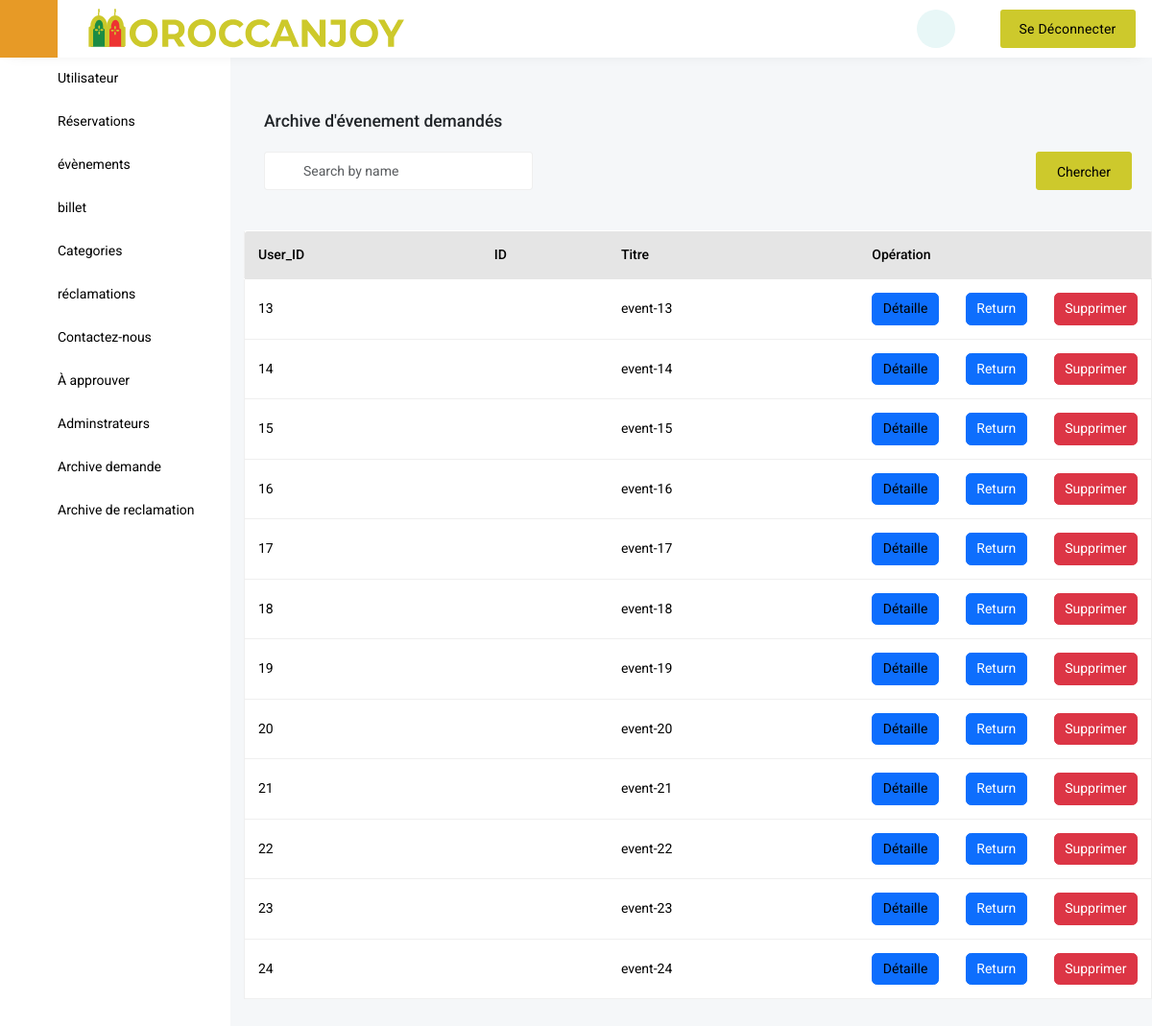
Before: /Archive.php (signed in) with the older database file.
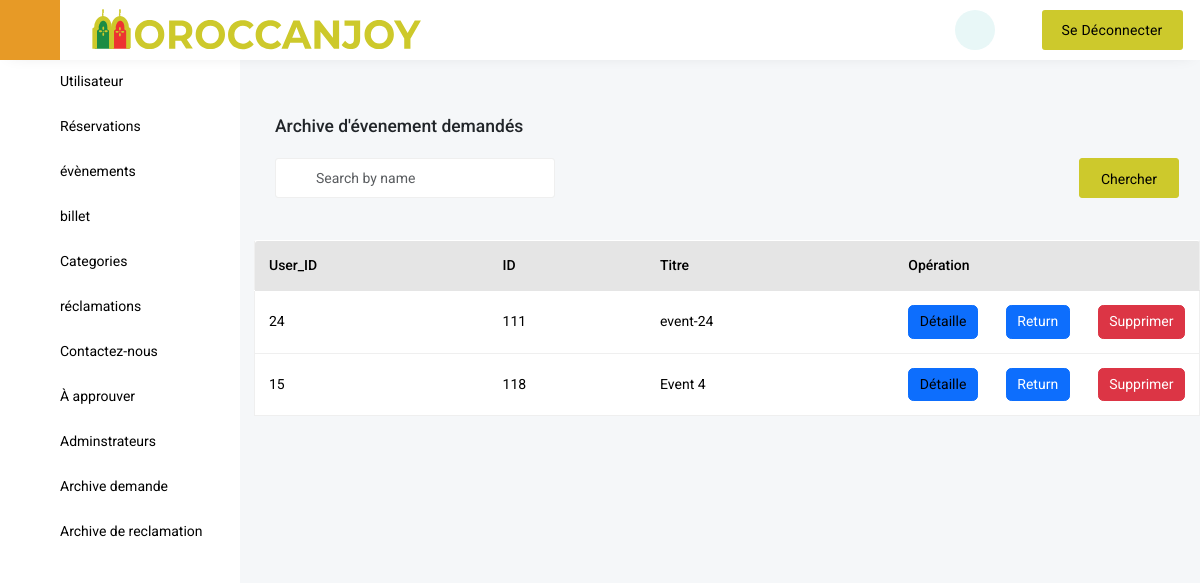
After: the same page with the newer database file.
### tables this page shows
CREATE TABLE `archive_demande` (
  `event_id` int(11) NOT NULL,
  `n_event` varchar(100) DEFAULT NULL,
  `event_date` varchar(200) NOT NULL,
  `event_time` varchar(200) NOT NULL,
  `event_duration` varchar(200) NOT NULL,
  `adress1` varchar(300) NOT NULL,
  `adress2` varchar(300) NOT NULL,
  `country` varchar(100) NOT NULL,
  `city` varchar(100) NOT NULL,
  `zip` int(11) NOT NULL,
  `description` varchar(400) NOT NULL,
  `image` varchar(400) NOT NULL,
  `gategorie` varchar(100) NOT NULL,
  `P_tickts` int(255) NOT NULL,
  `N_tickts` int(255) NOT NULL,
  `User_id` int(11) NOT NULL,
  `eventd_id` int(11) DEFAULT NULL
);

### Archive.php (the view, shortened to what this page needs)
<!DOCTYPE html>
<html lang="en" class="h-100">
	<head>
		<link href='vendor/unicons-2.0.1/css/unicons.css' rel='stylesheet'>
		<link href="css/style.css" rel="stylesheet">
		<link href="css/vertical-responsive-menu.min.css" rel="stylesheet">
		<link href="css/datepicker.min.css" rel="stylesheet">
		<link href="css/responsive.css" rel="stylesheet">
		<link href="css/night-mode.css" rel="stylesheet">
		<link href="vendor/fontawesome-free/css/all.min.css" rel="stylesheet">
		<link href="vendor/OwlCarousel/assets/owl.carousel.css" rel="stylesheet">
		<link href="vendor/OwlCarousel/assets/owl.theme.default.min.css" rel="stylesheet">
		<link href="vendor/bootstrap/css/bootstrap.min.css" rel="stylesheet">
		<link href="vendor/bootstrap-select/dist/css/bootstrap-select.min.css" rel="stylesheet">
	</head>
    <body class="d-flex flex-column h-100">
    <header class="header">
		<div class="header-inner">
			<nav class="navbar navbar-expand-lg bg-barren barren-head navbar fixed-top justify-content-sm-start pt-0 pb-0 ps-lg-0 pe-2">
				<div class="container-fluid ps-0">
					<button id="collapse_menu" class="collapse_menu me-4">
						<i class="fa-solid fa-bars collapse_menu--icon "></i>
						<span class="collapse_menu--label"></span>
					</button>
					<a class="navbar-brand order-1 order-lg-0 ml-lg-0 ml-2 me-auto" href="index.php">
						<div class="main-logo" id="logo">
							<img src="images/logo.svg" alt="">
						</div>
					</a>
                    <div class="right-header order-2">
                        <ul class="align-self-stretch">
                        <li>
                        <div class="night_mode_switch__btn">
                            <div id="night-mode" class="fas fa-moon fa-sun"></div>
							<li style="list-style: none;">
								<a href="sign-out-admin.php" class="create-btn btn-hover">
									<span>Se déconnecter</span>
								</a>
							</li>
                        </div>
                    </ul>
                    </li></div>
				</div>
			</nav>
		</div>
	</header>
	<?php include 'include/VerticaleNav.php' ?>
<div class="wrapper wrapper-body">
	<form action="" method="post">
		<div class="dashboard-wrap-content p-4">
			<h5 class="mb-4">Archive d'évenement demandés</h5>
			<div class="d-md-flex flex-wrap align-items-center">
				<div class="dashboard-date-wrap">
					<div class="form-group">
						<div class="relative-input position-relative">
							<input class="form-control h_40" type="text" placeholder="Search by name" value="" name="crs">
							<i class="uil uil-search"></i>
						</div>
					</div>
				</div>
				<div class="ocard-right">
					<button class="pe-4 ps-4 main-btn h_40 w-100" type="submit" name="sear">Chercher</button>
				</div>
			</div>
		</div>
	</form>
	<div class="tab-content">
		<div class="tab-pane fade active show" id="overview-tab" role="tabpanel">
			<div class="table-card mt-4">
				<div class="main-table">
					<div class="table-responsive">
						<table class="table">
							<thead class="thead-dark">
								<tr>
                                    <th scope="col">User_ID</th>
									<th scope="col">ID</th>
									<th scope="col">Titre</th>
									<th scope="col" colspan="3" class="w-25">Opération</th>
								</tr>
							</thead>
							<tbody>
							<?php
							if(isset($_POST['sear'])){
								require_once "connect/DataBase.php";
								$sr = $_POST['crs'];
								$demandes= $connection->query("SELECT * FROM `archive_demande` WHERE event_id like '%$sr%' or User_id like '%$sr%' or n_event like '%$sr%'")->fetchAll(PDO::FETCH_ASSOC);
							}
                            else{
                                require_once "connect/DataBase.php";
								$demandes= $connection->query('SELECT * FROM `archive_demande`')->fetchAll(PDO::FETCH_ASSOC);
                            }
								foreach($demandes as $demande){
                                ?>
								<tr>
								<td><?php echo $demande['User_id']?></td>
									<td><?php echo $demande['eventd_id']?></td>
									<td><?php echo $demande['n_event']?></td>
									<td><span class="action-btn btn btn-primary"><a href="demande_archive_detaille.php?id=<?php echo $demande['event_id']?>" >Détaille</a></span></td>
                                    <td><span class="action-btn"><a  href="returntodemande.php?id=<?php echo $demande['event_id']?>" ><button class="btn btn-primary">Return</button></a><td><span class="action-btn"><a href="demande_archive_suprimer.php?id=<?php echo $demande['event_id']?>" onclick= "return confirm( 'Voulez vous vraiment Refuser le event <?php echo $demande['n_event']?>' );"><button class="btn btn-danger">Supprimer</button></a></span></td></td>
                                <?php
                                    }
                                ?>
							</tbody>
						</table>
					</div>
				</div>
			</div>
		</div>
    </div>
</div>
</body>
</html>

### include/VerticaleNav.php
<nav class="vertical_nav">
		<div class="left_section menu_left" id="js-menu">
			<div class="left_section">
				<ul>
					<li class="menu--item">
						<a href="Utilisateur.php" class="menu--link" title="Dashboard" data-bs-toggle="tooltip" data-bs-placement="right">
							<i class="fa-solid fa-gauge menu--icon"></i>
							<span class="menu--label">Utilisateur</span>
						</a>
					</li>
                    <li class="menu--item">
						<a href="Resirvation.php" class="menu--link" title="Reports" data-bs-toggle="tooltip" data-bs-placement="right">
							<i class="fa-solid fa-chart-pie menu--icon"></i>
							<span class="menu--label">Réservations</span>
						</a>
					</li>
					<li class="menu--item">
						<a href="Events.php" class="menu--link" title="Events" data-bs-toggle="tooltip" data-bs-placement="right">
							<i class="fa-solid fa-calendar-days menu--icon"></i>
							<span class="menu--label">évènements</span>
						</a>
					</li>
                    <li class="menu--item">
						<a href="Billet.php" class="menu--link" title="Payouts" data-bs-toggle="tooltip" data-bs-placement="right">
							<i class="fa-solid fa-credit-card menu--icon"></i>
							<span class="menu--label">billet</span>
						</a>
					</li>
					<li class="menu--item">
						<a href="Gategorie.php" class="menu--link" title="Contact List" data-bs-toggle="tooltip" data-bs-placement="right">
							<i class="fa-regular fa-address-card menu--icon"></i>
							<span class="menu--label">Categories</span>
						</a>
					</li>
					<li class="menu--item">
						<a href="Reclamation.php" class="menu--link" title="Subscription" data-bs-toggle="tooltip" data-bs-placement="right">
							<i class="fa-solid fa-bahai menu--icon"></i>
							<span class="menu--label">réclamations</span>
						</a>
					</li>
					<li class="menu--item">
						<a href="Contact.php" class="menu--link" title="Subscription" data-bs-toggle="tooltip" data-bs-placement="right">
							<i class="fa-solid fa-bahai menu--icon"></i>
							<span class="menu--label">Contactez-nous</span>
						</a>
					</li>
					<li class="menu--item">
						<a href="Demande.php" class="menu--link" title="Conversion Setup" data-bs-toggle="tooltip" data-bs-placement="right">
							<i class="fa-solid fa-square-plus menu--icon"></i>
							<span class="menu--label">À approuver</span>
						</a>
					</li>
					<li class="menu--item">
						<a href="Admin.php" class="menu--link " title="About" data-bs-toggle="tooltip" data-bs-placement="right">
							<i class="fa-solid fa-circle-info menu--icon"></i>
							<span class="menu--label">Adminstrateurs</span>
						</a>
					</li>
					<li class="menu--item">
						<a href="Archive.php" class="menu--link " title="About" data-bs-toggle="tooltip" data-bs-placement="right">
							<i class="fa-solid fa-circle-info menu--icon"></i>
							<span class="menu--label">Archive demande</span>
						</a>
					</li>
					<li class="menu--item">
						<a href="Reclamation_archive.php" class="menu--link " title="About" data-bs-toggle="tooltip" data-bs-placement="right">
							<i class="fa-solid fa-circle-info menu--icon"></i>
							<span class="menu--label">Archive de reclamation</span>
						</a>
					</li>
				</ul>
			</div>
		</div>
</nav>

Changed rows visible on the page:
removed archive_demande: User "13", n_event "event-13"
removed archive_demande: User "14", n_event "event-14"
removed archive_demande: User "15", n_event "event-15"
removed archive_demande: User "16", n_event "event-16"
removed archive_demande: User "17", n_event "event-17"
removed archive_demande: User "18", n_event "event-18"
removed archive_demande: User "19", n_event "event-19"
removed archive_demande: User "20", n_event "event-20"
removed archive_demande: User "21", n_event "event-21"
removed archive_demande: User "22", n_event "event-22"
removed archive_demande: User "23", n_event "event-23"
removed archive_demande: User "24", n_event "event-24"
added archive_demande: User "24", eventd "111", n_event "event-24"
added archive_demande: User "15", eventd "118", n_event "Event 4"
